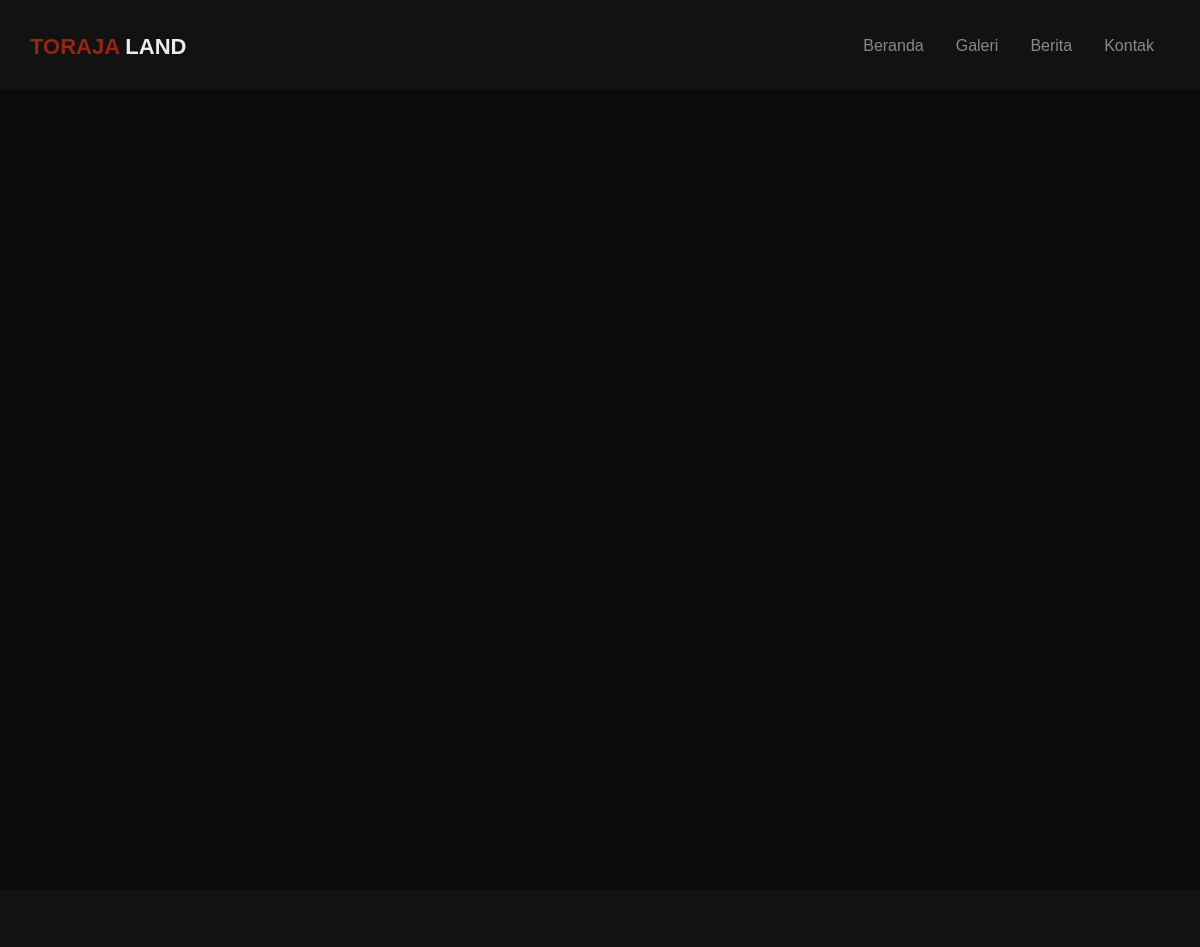
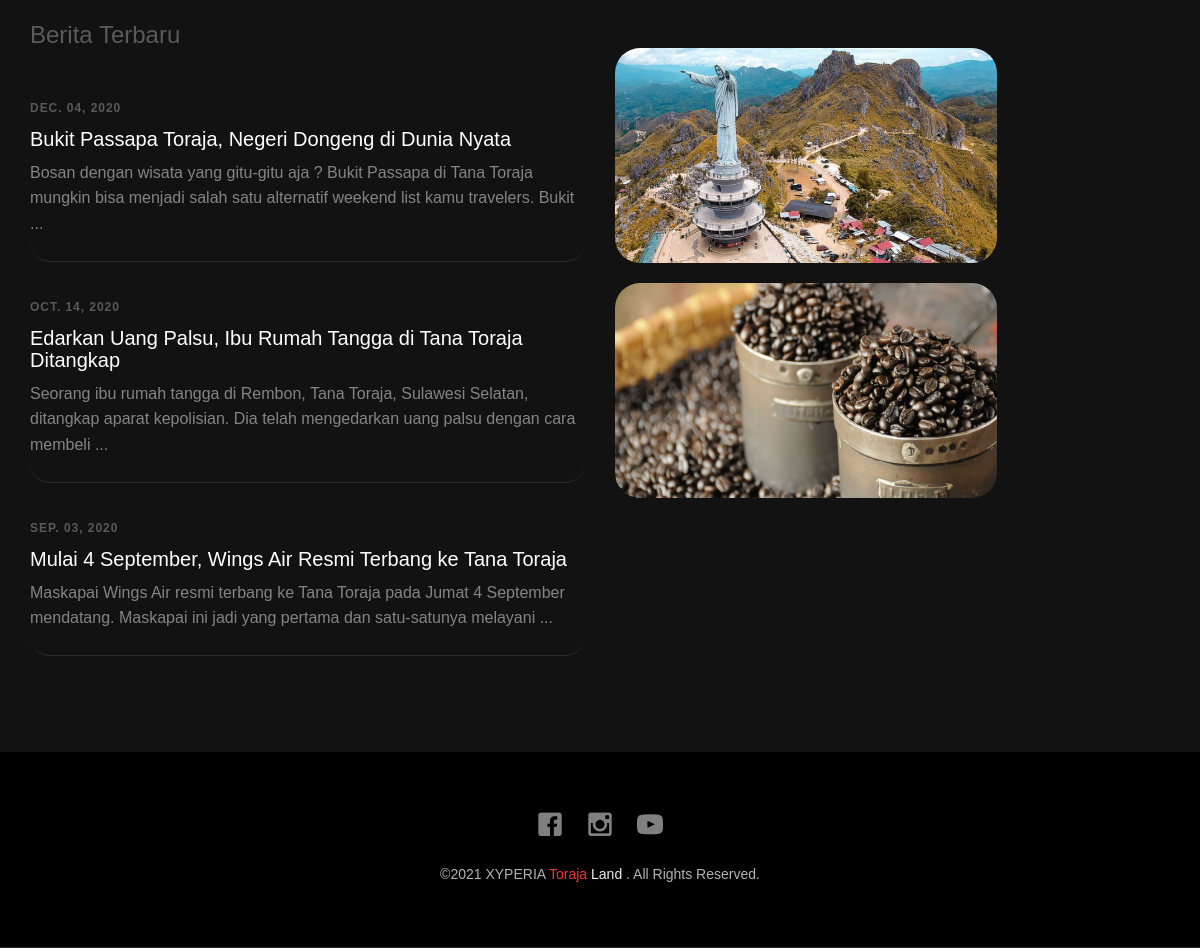
The page / on the database its author committed (2 pictures, top to bottom).
### tables this page shows
CREATE TABLE `tbl_berita` (
  `berita_id` int(5) NOT NULL,
  `berita_title` varchar(255) NOT NULL,
  `berita_desc` text NOT NULL,
  `berita_date` varchar(30) NOT NULL,
  `berita_url` varchar(255) NOT NULL
);

### application/controllers/Home.php (called while the page is built, shortened)
<?php
class Home extends CI_Controller
{
  function __construct()
  {
    $this->load->model('WisataModel');
    $this->load->model('BeritaModel');
  }
  function index()
  {
    $data['content'] = $this->BeritaModel->show_berita_limit();
    $this->load->view('navbar');
    $this->load->view('home', $data);
    $this->load->view('footer');
  }
}

### index.php (called while the page is built, shortened)
<?php
require_once BASEPATH.'core/CodeIgniter.php';

### application/models/BeritaModel.php (called while the page is built, shortened)
<?php
class BeritaModel extends CI_Model{
      function show_berita_limit(){
            $hasil = $this->db->query("SELECT * FROM tbl_berita ORDER BY berita_date DESC LIMIT 3");
            return $hasil;
      }
}

### application/views/home.php (the view, shortened to what this page needs)
<!DOCTYPE html>
	<head>
	<link rel="stylesheet" href="/assets/css/animate.css">
	<link rel="stylesheet" href="/assets/css/icomoon.css">
	<link rel="stylesheet" href="/assets/css/bootstrap.css">
	<link rel="stylesheet" href="/assets/css/superfish.css">
	<link rel="stylesheet" href="/assets/css/style.css">
	<link rel="stylesheet" href="/assets/css/slideshow.css">
	</head>
	<body>
		<div id="fh5co-wrapper">
		<div id="fh5co-page">
		<div class="fh5co-hero">
			<div class="fh5co-overlay"></div>
		</div>
		<?php
			function encrypt( $plaintext = NULL )
			{
			    $cryptkey = '5b3bb3e5458e02aa356f2fc671ae08d9';
			    $ivkey = '3ba6bbc5b6d58568bfb6f0023379b5ec';
			    $encrypt_method = "AES-256-CBC";
			    $key = hash( 'sha256', $cryptkey );
			    $iv = substr( hash( 'sha256', $ivkey ), 0, 16 );
			    $output = base64_encode( openssl_encrypt( $plaintext, $encrypt_method, $key, 0, $iv ) );
			    return $output;
			}
		?>
		<div class="fh5co-section">
			<div class="container">
				<div class="row">
					<div class="col-md-6 fh5co-news">
						<h3>Berita Terbaru</h3>
						<?php
							foreach($content->result_array() as $x):
							$id=$x['berita_id'];
							$title=$x['berita_title'];
							$date=$x['berita_date'];
							$desc=$x['berita_desc'];
							$substrDate = date('F', strtotime($date));
				            $substrDate = substr($substrDate,0,3).". ";
				            $substrDate .= date('d', strtotime($date)).", ";
				            $substrDate .= date('Y', strtotime($date));
						    if (strlen($desc) > 150) {
						       $stringCut = substr($desc, 0, 150);
						       $endPoint = strrpos($stringCut, ' ');
						       $desc = $endPoint? substr($stringCut, 0, $endPoint):substr($stringCut, 0);
						       $desc .= ' ... ';
						    }
						?>
						<ul>
							<li>
								<form id="<?php echo $id; ?>" method="post" enctype="multipart/form-data" action="/home/show_berita_detail/<?php echo encrypt($id); ?>">
								  <a class="fh5co-listing-item" onclick="document.getElementById('<?php echo $id; ?>').submit(); return false;" style="border-radius: 20px;">
									<span class="fh5co-date"> <?php echo $substrDate;?> </span>
									<h3> <?php echo $title;?> </h3>
									<p> <?php echo $desc;?> </p>
								  </a>
								</form>
							</li>
						</ul>
						<?php endforeach;?>
					</div>
					<div class="col-md-6 fh5co-testimonial"> <br />
						<img src="/assets/images/splash/img-splash-1.jpg" class="img-responsive mb20" style="height: 215px; border-radius: 25px;">
						<img src="/assets/images/splash/img-splash-2.jpg" class="img-responsive" style="height: 215px; border-radius: 25px;">
					</div>
				</div>
			</div>
		</div>
	</div>
	</div>
	</body>
</html>

### assets/css/style.css (style rules this page uses)
body { font-family: "Raleway", Arial, sans-serif; line-height: 1.6; font-size: 16px; background: #121212; color: #848484; font-weight: 300; overflow-x: hidden; }
a { color: #fff; -webkit-transition: 0.5s; -o-transition: 0.5s; transition: 0.5s; }
p, ul, ol { margin-bottom: 1.5em; font-size: 16px; color: #848484; font-family: "Raleway", Arial, sans-serif; }
h1, h2, h3, h4, h5, h6 { color: #5a5a5a; font-family: "Raleway", Arial, sans-serif; font-weight: 400; margin: 0 0 30px 0; }
.fh5co-cover, .fh5co-hero { position: relative; height: 800px; }
.fh5co-overlay { position: absolute !important; width: 100%; top: 0; left: 0; bottom: 0; right: 0; z-index: 1; background: rgba(0, 0, 0, 0.4); }
.fh5co-section { padding: 5em 0; }
.fh5co-news ul { padding: 0; margin: 0; }
.fh5co-news ul li { padding: 0; margin: 0; list-style: none; }
.fh5co-news ul li a { display: block; border-bottom: 1px solid rgba(255, 255, 255, 0.1); padding-top: 20px; }
.fh5co-news ul li a .fh5co-date { font-family: Arial, sans-serif; color: rgba(255, 255, 255, 0.3); text-transform: uppercase; font-size: 12px; font-weight: bold; letter-spacing: .08em; display: block; margin-bottom: 10px; }
.fh5co-news ul li a h3 { margin-bottom: 10px; font-size: 20px; color: #fff; }
#fh5co-wrapper { overflow-x: hidden; position: relative; }
#fh5co-page { position: relative; -webkit-transition: 0.5s; -o-transition: 0.5s; transition: 0.5s; }
.mb20 { margin-bottom: 20px; }

### rows shown on the page
tbl_berita: berita_date "DEC. 04, 2020", berita_title "Bukit Passapa Toraja, Negeri Dongeng di Dunia Nyata", berita_desc "Bosan dengan wisata yang gitu-gitu aja ? Bukit Passapa di Tana Toraja mungkin bisa menjadi salah satu alternatif weekend list kamu travelers. Bukit ..."
tbl_berita: berita_date "OCT. 14, 2020", berita_title "Edarkan Uang Palsu, Ibu Rumah Tangga di Tana Toraja Ditangkap", berita_desc "Seorang ibu rumah tangga di Rembon, Tana Toraja, Sulawesi Selatan, ditangkap aparat kepolisian. Dia telah mengedarkan uang palsu dengan cara membeli ..."
tbl_berita: berita_date "SEP. 03, 2020", berita_title "Mulai 4 September, Wings Air Resmi Terbang ke Tana Toraja", berita_desc "Maskapai Wings Air resmi terbang ke Tana Toraja pada Jumat 4 September mendatang. Maskapai ini jadi yang pertama dan satu-satunya melayani ..."
